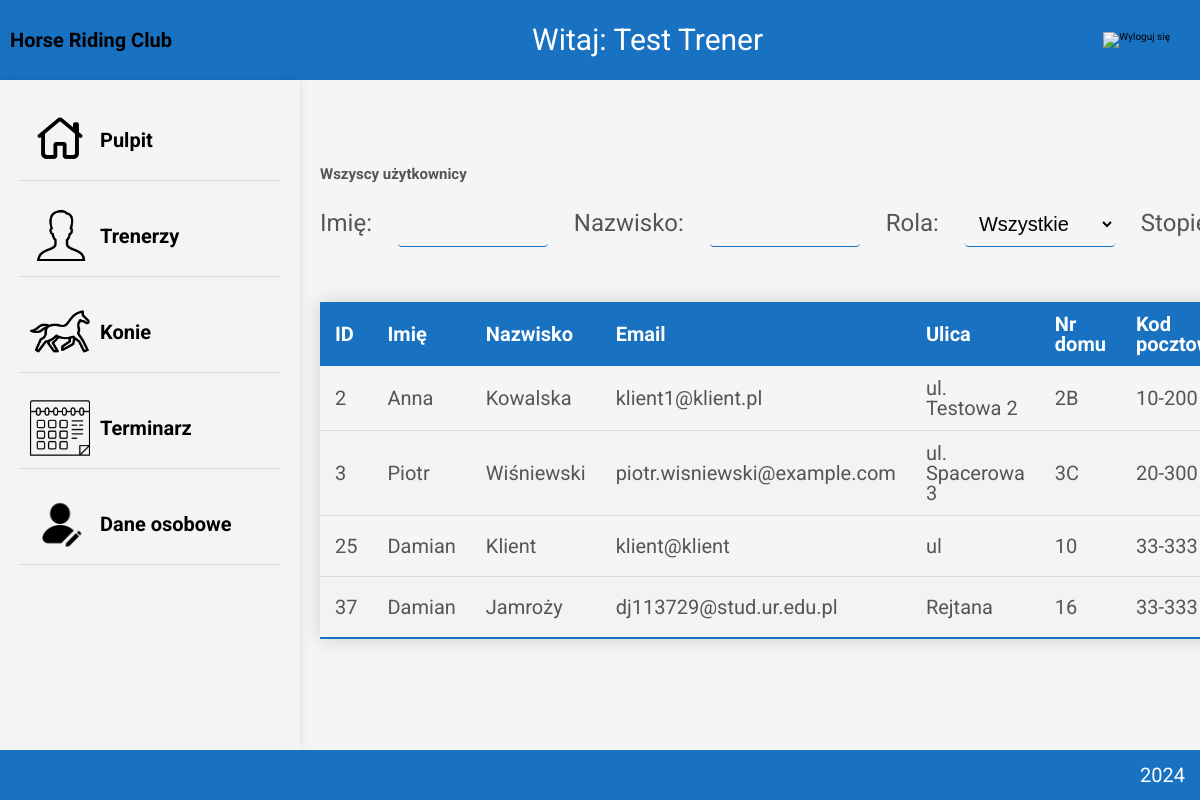
The page /sites/dashboard.php?page=client_data_All.php (signed in) on the database its author committed.
### tables this page shows
CREATE TABLE `users` (
  `id` int(11) NOT NULL,
  `imie` varchar(50) NOT NULL,
  `nazwisko` varchar(50) NOT NULL,
  `email` varchar(100) NOT NULL,
  `ulica` varchar(100) NOT NULL,
  `nr_domu` varchar(10) NOT NULL,
  `kod_pocztowy` varchar(10) NOT NULL,
  `miasto` varchar(50) NOT NULL,
  `telefon` varchar(20) NOT NULL,
  `zdjecie` varchar(255) DEFAULT NULL,
  `hashed_password` varchar(255) NOT NULL,
  `rola` int(2) NOT NULL DEFAULT 3,
  `stopien_jezdziecki` int(2) DEFAULT 1
);

### sites/client_data_All.php (the view, shortened to what this page needs)
<?php
include '../scripts/db.php';
$imieFilter = isset($_GET['imie']) ? $_GET['imie'] : '';
$nazwiskoFilter = isset($_GET['nazwisko']) ? $_GET['nazwisko'] : '';
$sortColumn = isset($_GET['sort']) ? $_GET['sort'] : 'u.id';
$sortOrder = isset($_GET['order']) ? $_GET['order'] : 'ASC';
$sql = "SELECT u.*, ut.rola AS rola_nazwa, us.stopien_jezdziecki AS stopien_nazwa
        FROM users u
        INNER JOIN users_type ut ON u.rola = ut.id_type
        INNER JOIN users_skill us ON u.stopien_jezdziecki = us.id_skill
        WHERE 1=1";
if ($_SESSION['user_role'] == 'trener') {
    $sql .= " AND ut.rola NOT LIKE '%trener%' AND ut.rola NOT LIKE '%administrator%'";
}
$sql .= " ORDER BY " . $conn->real_escape_string($sortColumn) . " " . $conn->real_escape_string($sortOrder);
$result = $conn->query($sql);
?>
<!DOCTYPE html>
<html lang="pl">
<head>
    <link rel="stylesheet" href="../style/general.css">
    <link rel="stylesheet" href="../style/styles.css">
</head>
<body>
    <main>
        <div class="user-data">
            <h2>Wszyscy użytkownicy</h2>
            <form id="filter-form" method="GET" action="">
                <label for="imie">Imię:</label>
                <input type="text" name="imie" id="imie" value="<?= htmlspecialchars($imieFilter) ?>" onchange="this.form.submit()">
                <label for="nazwisko">Nazwisko:</label>
                <input type="text" name="nazwisko" id="nazwisko" value="<?= htmlspecialchars($nazwiskoFilter) ?>" onchange="this.form.submit()">
                <label for="rola">Rola:</label>
                <select name="rola" id="rola" onchange="this.form.submit()">
                    <option value="">Wszystkie</option>
                </select>
                <label for="stopien_jezdziecki">Stopień jeździecki:</label>
            </form>
            <table class="users-table styled-table">
                <thead>
                    <tr>
                        <th><a href="?page=client_data_All.php&sort=u.id&order=<?= $sortOrder === 'ASC' ? 'DESC' : 'ASC' ?>" class="sort-link">ID</a></th>
                        <th><a href="?page=client_data_All.php&sort=u.imie&order=<?= $sortOrder === 'ASC' ? 'DESC' : 'ASC' ?>" class="sort-link">Imię</a></th>
                        <th><a href="?page=client_data_All.php&sort=u.nazwisko&order=<?= $sortOrder === 'ASC' ? 'DESC' : 'ASC' ?>" class="sort-link">Nazwisko</a></th>
                        <th><a href="?page=client_data_All.php&sort=u.email&order=<?= $sortOrder === 'ASC' ? 'DESC' : 'ASC' ?>" class="sort-link">Email</a></th>
                        <th><a href="?page=client_data_All.php&sort=u.ulica&order=<?= $sortOrder === 'ASC' ? 'DESC' : 'ASC' ?>" class="sort-link">Ulica</a></th>
                        <th><a href="?page=client_data_All.php&sort=u.nr_domu&order=<?= $sortOrder === 'ASC' ? 'DESC' : 'ASC' ?>" class="sort-link">Nr domu</a></th>
                        <th><a href="?page=client_data_All.php&sort=u.kod_pocztowy&order=<?= $sortOrder === 'ASC' ? 'DESC' : 'ASC' ?>" class="sort-link">Kod pocztowy</a></th>
                    </tr>
                </thead>
                <tbody>
                    <?php
                    if ($result->num_rows > 0) {
                        while ($row = $result->fetch_assoc()) {
                            echo '<tr>';
                            echo '<td>' . htmlspecialchars($row['id']) . '</td>';
                            echo '<td>' . htmlspecialchars($row['imie']) . '</td>';
                            echo '<td>' . htmlspecialchars($row['nazwisko']) . '</td>';
                            echo '<td>' . htmlspecialchars($row['email']) . '</td>';
                            echo '<td>' . htmlspecialchars($row['ulica']) . '</td>';
                            echo '<td>' . htmlspecialchars($row['nr_domu']) . '</td>';
                            echo '<td>' . htmlspecialchars($row['kod_pocztowy']) . '</td>';
                            echo '</tr>';
                        }
                    } else {
                        echo '<tr><td colspan="15">Brak danych użytkowników.</td></tr>';
                    }
                    ?>
                </tbody>
            </table>
        </div>
    </main>
</body>
</html>

### sites/dashboard.php (shortened to what this page needs)
<?php
include '../scripts/db.php';
$user_id = $_SESSION['user_id'];
$sql = "SELECT imie, nazwisko FROM users WHERE id = $user_id";
$result = $conn->query($sql);
$imie_nazwisko = "Nieznany użytkownik";
if ($result->num_rows > 0) {
    $row = $result->fetch_assoc();
    $imie_nazwisko = htmlspecialchars($row['imie'] . ' ' . $row['nazwisko']);
}
$contentPage = 'tiles.php';
if (isset($_GET['page'])) {
    $contentPage = $_GET['page'];
}
?>
<!DOCTYPE html>
<html lang="pl">
<head>
    <link rel="stylesheet" href="../styles/general.css">
    <link rel="stylesheet" href="../styles/styles.css">
</head>
<body>
    <header class="banner">
        <a href="dashboard.php"><div class="logo-container">
            <p>Horse Riding Club</p>
        </div></a>
        <div class="welcome-text">Witaj: <?php echo $imie_nazwisko; ?></div>
        <div class="logout">
            <a href="../scripts/logout.php"><img src="../figures/powerOff.png" alt="Wyloguj się"></a>
        </div>
    </header>
    <main>
        <div class="sidebar">
            <ul>
                <li class="menu-item"><a href="dashboard.php?page=tiles.php"><img src="../figures/home.png" alt="Pulpit" class="icon">Pulpit</a></li>
                <li class="menu-item"><a href="dashboard.php?page=download_trainers.php"><img src="../figures/trener.png" alt="Trenerzy" class="icon">Trenerzy</a></li>
                <li class="menu-item"><a href="dashboard.php?page=download_horse.php"><img src="../figures/horse.png" alt="Konie" class="icon">Konie</a></li>
                <li class="menu-item"><a href="dashboard.php?page=terminarz.php"><img src="../figures/calender.png" alt="Terminarz" class="icon">Terminarz</a></li>
                <?php if ($_SESSION['user_role'] == 'klient'){ ?>
                    <li class="menu-item"><a href="dashboard.php?page=client_data.php"><img src="../figures/userEdit.png" alt="Dane" class="icon">Moje dane</a></li>
                <?php } else{ ?>
                    <li class="menu-item"><a href="dashboard.php?page=client_data_All.php"><img src="../figures/userEdit.png" alt="Dane" class="icon">Dane osobowe</a></li>
                <?php } ?>
            </ul>
        </div>
        <div class="content">
            <?php
            if (file_exists($contentPage)) {
                include $contentPage;
            } else {
                echo "Strona nie została znaleziona.";
            }
            ?>
        </div>
    </main>
    <footer>2024</footer>
</body>
</html>

### styles/general.css (style rules this page uses)
* { padding: 0; margin: 0; box-sizing: border-box; }
html { font-size: 62.5%; overflow-x: hidden; height: 100%; }
body { height: 100%; font-family: "Roboto", sans-serif; background-color: whitesmoke; line-height: 1; font-weight: 400; color: #555; overflow-x: hidden; }
body { display: flex; flex-direction: column; }
main { flex: 1; display: flex !important; justify-content: center; align-items: center; }
a { text-decoration: none; color: black; }

### styles/styles.css (style rules this page uses)
.banner { background-color: #1971c2; color: white; display: flex; align-items: center; padding: 1rem; }
.logo-container { display: flex; justify-content: center; align-items: center; margin-right: 2rem; padding-top: 2rem; padding-bottom: 2rem; font-family: "Edu AU VIC WA NT Hand", cursive; font-size: 2rem; font-weight: 600; }
.welcome-text { flex: 1; font-size: 3rem; text-align: center; }
.logout { margin-right: 2rem; }
.logout img { width: 8rem; cursor: pointer; }
footer { background-color: #1971c2; color: white; text-align: right; padding: 1.5rem; line-height: 1; flex-shrink: 0; font-size: 2rem; }
.sidebar { flex: 0 0 30rem; background-color: #f4f4f4; padding: 2rem; box-shadow: 0 0 1rem rgba(0, 0, 0, 0.1); height: 100%; overflow-y: auto; font-size: 2rem; }
.sidebar ul { list-style: none; padding: 0; }
.sidebar li { margin-bottom: 1.5rem; display: flex; align-items: center; padding-top: 1rem; padding-bottom: 1rem; border-bottom: 1px solid #d8d8d8; }
.sidebar a { display: flex; align-items: center; text-decoration: none; color: black; font-weight: bold; margin-left: 1rem; }
.icon { width: 6rem; height: 6rem; margin-right: 1rem; }
.menu-item { cursor: pointer; }
.content { flex: 1; padding: 2rem; overflow-y: auto; display: flex; justify-content: flex-start; align-items: flex-start; }
.styled-table { border-collapse: collapse; margin: 25px 0; font-size: 2em; min-width: 40rem; box-shadow: 0 0 20px rgba(0, 0, 0, 0.15); }
.styled-table thead tr { background-color: #1971c2; color: #ffffff; text-align: left; }
.styled-table th, .styled-table td { padding: 1.2rem 1.5rem; }
.styled-table tbody tr { border-bottom: 1px solid #dddddd; }
.styled-table tbody tr:nth-of-type(even) { background-color: #f3f3f3; }
.styled-table tbody tr:last-of-type { border-bottom: 2px solid #1971c2; }
.styled-table a { color: white; }
#filter-form { margin-top: 2rem; font-size: 2.4rem; }
#filter-form select { width: 10%; padding: 1rem; margin-bottom: 3rem; border: 1px solid #ccc; border-radius: 4px; font-size: 1.5rem; background-color: transparent; border: none; border-bottom: 1px solid #1971c2; transition: all 0.5s ease-in-out; font-size: 2rem; margin-right: 2rem; }
#filter-form input { width: 10%; padding: 1rem; margin-bottom: 3rem; border: 1px solid #ccc; border-radius: 4px; font-size: 1.5rem; background-color: transparent; border: none; border-bottom: 1px solid #1971c2; transition: all 0.5s ease-in-out; font-size: 2rem; margin-right: 2rem; }
#filter-form label { margin-right: 2rem; }

### rows shown on the page
users: imie_nazwisko "Test Trener"
users: id "2", imie "Anna", nazwisko "Kowalska", email "klient1@klient.pl", ulica "ul. Testowa 2", nr_domu "2B", kod_pocztowy "10-200"
users: id "3", imie "Piotr", nazwisko "Wiśniewski", email "piotr.wisniewski@example.com", ulica "ul. Spacerowa 3", nr_domu "3C", kod_pocztowy "20-300"
users: id "25", imie "Damian", nazwisko "Klient", email "klient@klient", ulica "ul", nr_domu "10", kod_pocztowy "33-333"
users: id "37", imie "Damian", nazwisko "Jamroży", email "dj113729@stud.ur.edu.pl", ulica "Rejtana", nr_domu "16", kod_pocztowy "33-333"
